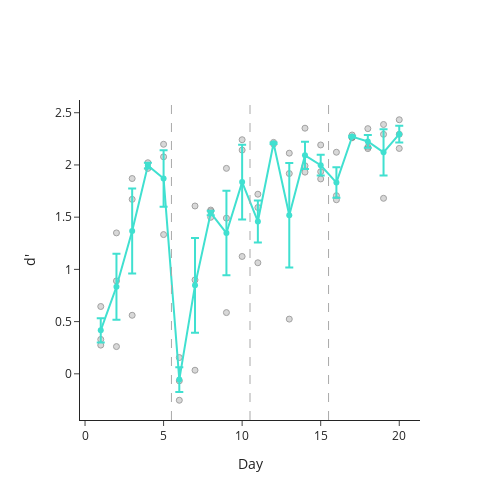

The cell this chart's notebook holds for it:
### Code cell
## d' across days
dprime_df = pd.DataFrame()
for experiment in experiment_pc:
    for mouse in experiment_pc[experiment]:
        if mouse == 'mc_EEG2_01':
            next
        else:
            df = pd.DataFrame(experiment_sdt[experiment][mouse]).T
            d = []
            for idx in np.arange(0, len(df['dprime'])):
                d.append(np.nanmean(df['dprime'][idx]))
            dprime = pd.DataFrame(d).rename(columns={0: 'dprime'})
            dprime.insert(0, 'mouse', mouse)
            dprime.insert(1, 'day', [x for x in np.arange(1, 21)])
            dprime_df = pd.concat([dprime_df, dprime], axis=0, ignore_index=True)

fig = pf.plot_behavior_across_days(dprime_df, x_var='day', y_var='dprime', groupby_var=['day'], titles=[''],
                                   x_title='Day', y_title="d'", template='simple_white')
fig.show()

### Figure 1 — Plotly figure (JSON) as saved in the notebook; plotly's stock layout.template omitted (floating-point values rounded to 4 significant figures)
{"data": [{"marker": {"color": "rgb(179,179,179)", "line": {"width": 1}}, "mode": "markers", "name": "mc_EEG1_01", "opacity": 0.5, "type": "scatter", "x": [1, 2, 3, 4, 5, 6, 7, 8, 9, 10, 11, 12, 13, 14, 15, 16, 17, 18, 19, 20], "y": [0.6447, 0.2608, 0.5607, null, 1.333, -0.06741, 0.0345, 1.555, 0.5862, 2.241, 1.593, null, 0.524, 1.992, 1.866, 2.122, 2.26, 2.171, 1.681, 2.433]}, {"marker": {"color": "rgb(179,179,179)", "line": {"width": 1}}, "mode": "markers", "name": "mc_EEG1_02", "opacity": 0.5, "type": "scatter", "x": [1, 2, 3, 4, 5, 6, 7, 8, 9, 10, 11, 12, 13, 14, 15, 16, 17, 18, 19, 20], "y": [0.3294, 0.8896, 1.87, 1.967, 2.198, -0.253, 0.8994, 1.568, 1.967, 2.142, 1.72, 2.2, 2.113, 2.352, 1.935, 1.706, 2.267, 2.348, 2.387, 2.294]}, {"marker": {"color": "rgb(179,179,179)", "line": {"width": 1}}, "mode": "markers", "name": "mc_EEG2_02", "opacity": 0.5, "type": "scatter", "x": [1, 2, 3, 4, 5, 6, 7, 8, 9, 10, 11, 12, 13, 14, 15, 16, 17, 18, 19, 20], "y": [0.2748, 1.349, 1.671, 2.021, 2.078, 0.1559, 1.607, 1.499, 1.491, 1.124, 1.063, 2.216, 1.918, 1.931, 2.191, 1.667, 2.287, 2.156, 2.293, 2.158]}, {"error_y": {"array": [0.1153, 0.3155, 0.4073, 0.02709, 0.2704, 0.1182, 0.4547, 0.02127, 0.405, 0.3572, 0.201, 0.007811, 0.5002, 0.1313, 0.09895, 0.1456, 0.00797, 0.0615, 0.2216, 0.0793], "type": "data"}, "line": {"color": "turquoise"}, "mode": "lines+markers", "type": "scatter", "x": [1, 2, 3, 4, 5, 6, 7, 8, 9, 10, 11, 12, 13, 14, 15, 16, 17, 18, 19, 20], "y": [0.4163, 0.8332, 1.367, 1.994, 1.869, -0.05485, 0.8469, 1.541, 1.348, 1.836, 1.459, 2.208, 1.518, 2.092, 1.997, 1.831, 2.271, 2.225, 2.12, 2.295]}], "layout": {"height": 500, "shapes": [{"line": {"color": "darkgrey", "dash": "dash", "width": 1}, "opacity": 1, "type": "line", "x0": 5.5, "x1": 5.5, "xref": "x", "y0": 0, "y1": 1, "yref": "y domain"}, {"line": {"color": "darkgrey", "dash": "dash", "width": 1}, "opacity": 1, "type": "line", "x0": 10.5, "x1": 10.5, "xref": "x", "y0": 0, "y1": 1, "yref": "y domain"}, {"line": {"color": "darkgrey", "dash": "dash", "width": 1}, "opacity": 1, "type": "line", "x0": 15.5, "x1": 15.5, "xref": "x", "y0": 0, "y1": 1, "yref": "y domain"}], "showlegend": false, "title": {"x": 0.5, "xanchor": "center", "y": 0.9, "yanchor": "top"}, "width": 500, "xaxis": {"anchor": "y", "domain": [0, 1], "title": {"text": "Day"}}, "yaxis": {"anchor": "x", "domain": [0, 1], "title": {"text": "d'"}}}}
